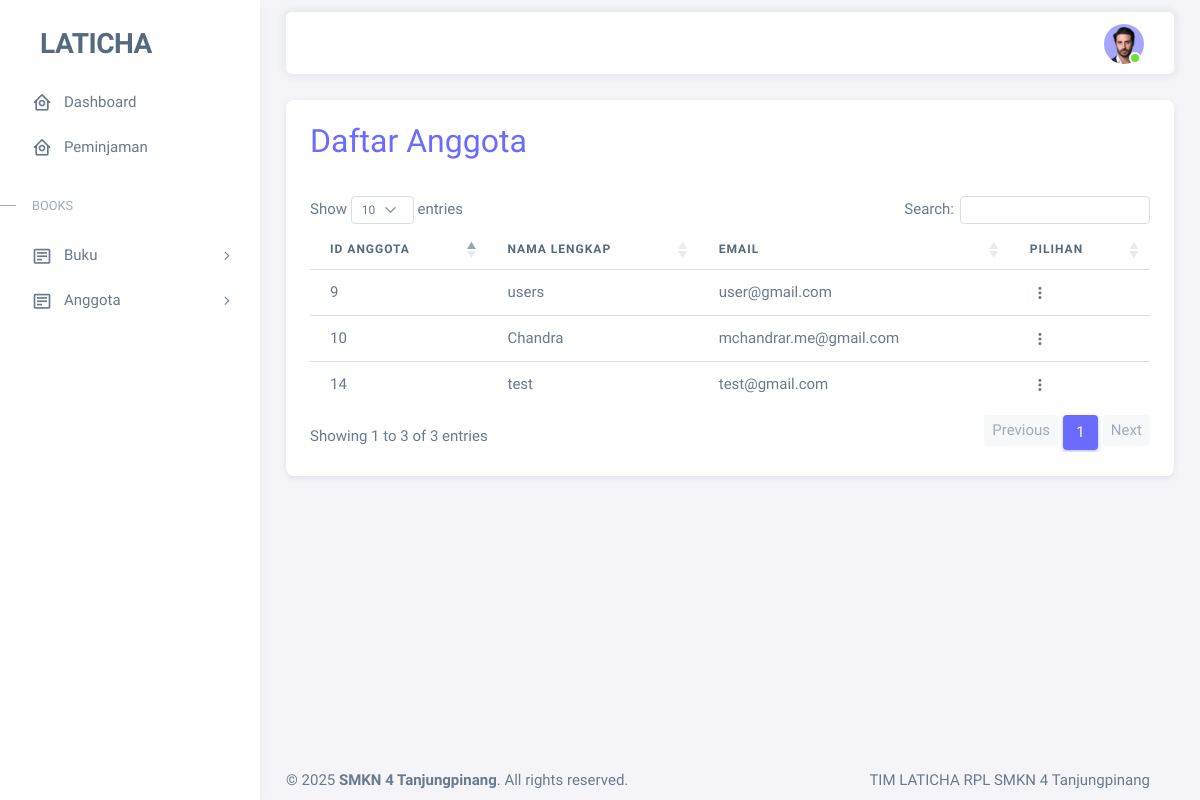
Screenshot of /anggota.php (signed in) with the database file from the repository.
### tables this page shows
CREATE TABLE `anggota` (
  `anggota_id` int(11) NOT NULL,
  `namaLengkap` varchar(100) NOT NULL,
  `email` varchar(100) DEFAULT NULL,
  `password` varchar(250) NOT NULL
);

### anggota.php (the view, shortened to what this page needs)
<?php
include '.includes/header.php';
?>
<div class="container-xxl flex-grow-1 container-p-y">
     <div class="card">
            <div class="card-body" >
            <h2 class="card-title text-primary">Daftar Anggota</h2>
            <br>
            <div class="table-responsive text-nowrap">
                <table id="datatable" class="table table-hover">
                    <thead>
                        <tr class="text-center">
                            <th>ID Anggota</th>
                            <th>Nama Lengkap</th>
                            <th>Email</th>
                            <th with="150px">Pilihan</th>
                        </tr>
                    </thead>
                    <tbody class="table-border-bottom-0">
                        <?php
                            $query = "SELECT*FROM anggota";
                            $exec = mysqli_query($conn, $query);
                            while ($row = mysqli_fetch_assoc($exec)) :
                        ?>
                            <tr>
                                <td><?= $row['anggota_id']; ?></td>
                                <td><?= $row['namaLengkap']; ?></td>
                                <td><?= $row['email']; ?></td>
                                <td>
                                    <div class="dropdown">
                                        <button type="button" class="btn p-0 dropdown-toggle hide-arrow" data-bs-toggle="dropdown">
                                            <i class="bx bx-dots-vertical-rounded"></i>
                                        </button>
                                    </div>
                                </td>
                            </tr>
                        <?php endwhile; ?>
                    </tbody>
                </table>
            </div>
            </div>
    </div>
</div>
<?php
include '.includes/footer.php';
?>

### rows the page displays
anggota: anggota_id "9", namaLengkap "users", email "user@gmail.com"
anggota: anggota_id "10", namaLengkap "Chandra", email "mchandrar.me@gmail.com"
anggota: anggota_id "14", namaLengkap "test", email "test@gmail.com"
